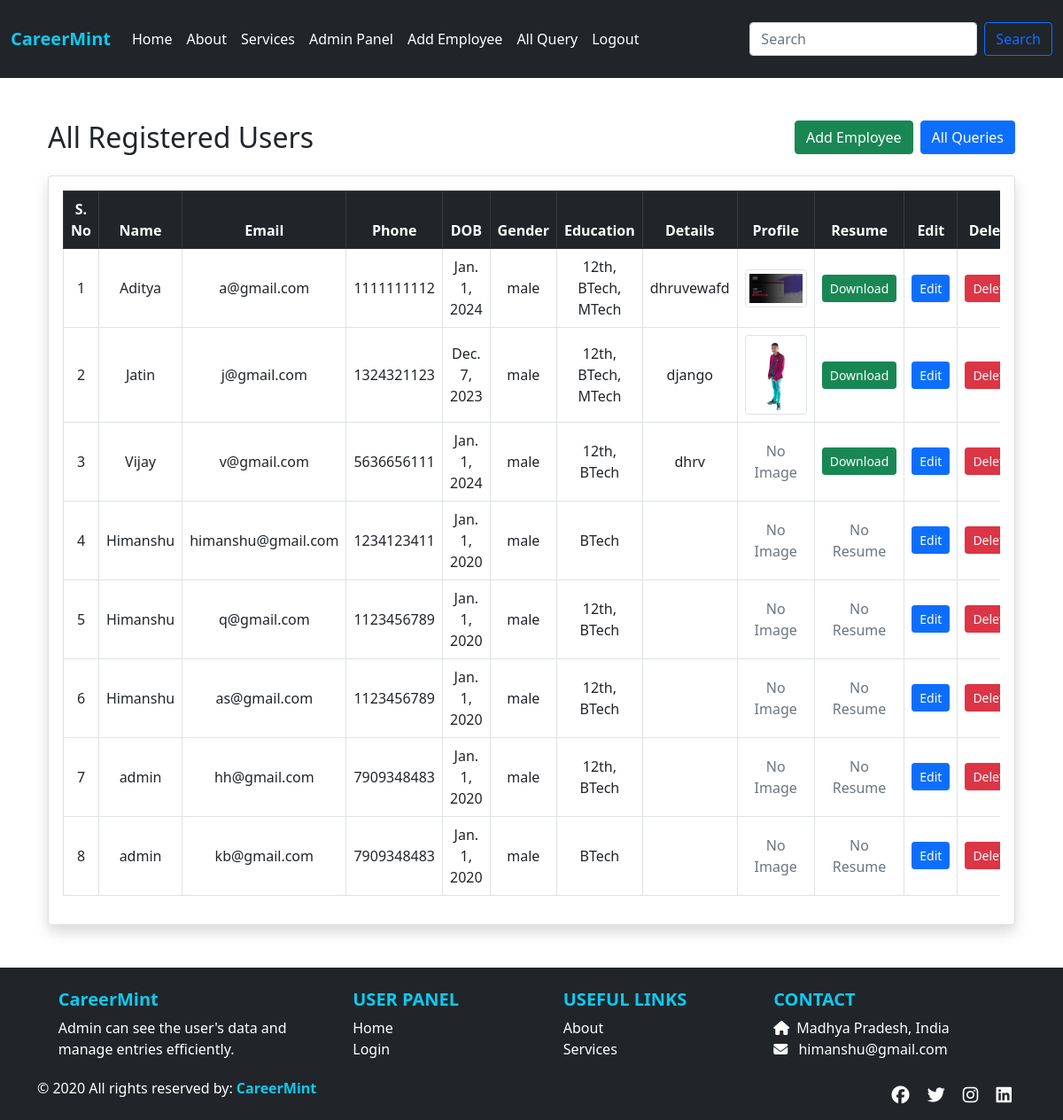
Page /admin_dashboard/ (signed in) on the earlier database version.
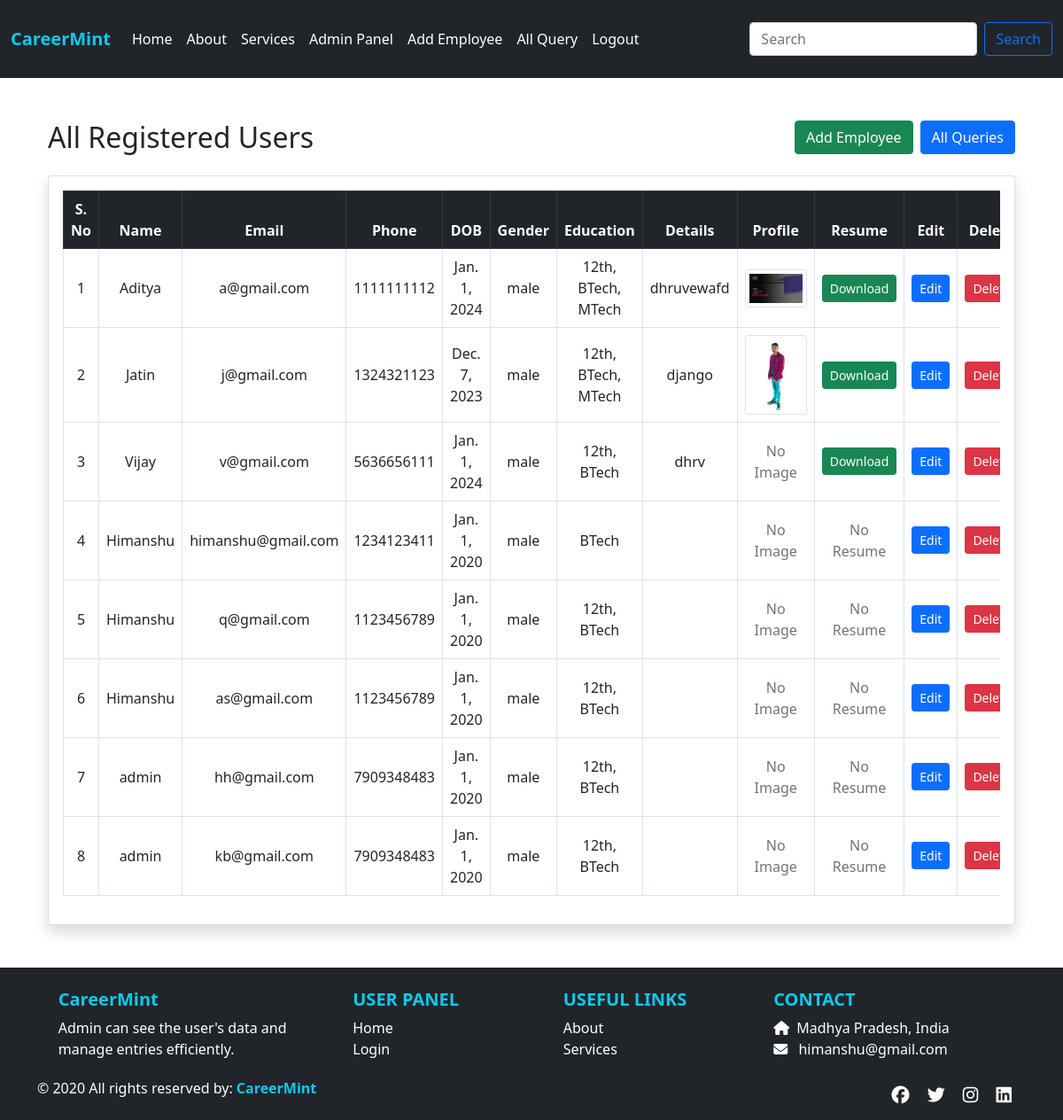
Same page on the later database version.
### app/models.py (models this page shows, shortened)
class Users(models.Model):
    stuname = models.CharField(max_length=50)
    stuemail = models.EmailField()
    studetail = models.CharField(max_length=300)
    stuphone = models.BigIntegerField()
    studob = models.DateField(null=True, blank=True)
    stuedu = models.CharField(max_length=50, null=True, blank=True)
    stugender = models.CharField(max_length=50, null=True, blank=True)
    stuimage = models.ImageField(upload_to='images/', blank=True, null=True)
    sturesume = models.FileField(upload_to='files/', blank=True, null=True)
    stupass = models.CharField(max_length=50)

### app/views.py (the view)
# urls.py: path('admin_dashboard/', views.admin_dashboard, name='admin_dashboard'),
def admin_dashboard(request):
    if request.session.get('user') != 'admin':
        return redirect('login')
    users = Users.objects.all()
    return render(request, 'admin_dashboard.html', { 'users': users})

### app/templates/admin_dashboard.html (shortened to what this page needs)
{% extends "base.html" %}
{% load static %}
{% block css %}
<link rel="stylesheet" href="{% static 'css/style.css' %}">
{% endblock %}
{% block content %}
<div class="container my-5">
  <div class="d-flex flex-wrap justify-content-between align-items-center gap-3 mb-4">
    <h2 class="mb-0">All Registered Users</h2>
    <div class="d-flex gap-2">
      <a href="{% url 'registration' %}" class="btn btn-success">Add Employee</a>
      <a href="{% url 'allquery' %}" class="btn btn-primary">All Queries</a>
    </div>
  </div>
  <div class="card shadow p-3">
    <div class="table-responsive">
      <table class="table table-bordered table-hover align-middle text-center">
        <thead class="table-dark">
          <tr>
            <th>S. No</th>
            <th>Name</th>
            <th>Email</th>
            <th>Phone</th>
            <th>DOB</th>
            <th>Gender</th>
            <th>Education</th>
            <th>Details</th>
            <th>Profile</th>
            <th>Resume</th>
            <th>Edit</th>
            <th>Delete</th>
          </tr>
        </thead>
        <tbody>
          {% for user in users %}
          <tr>
            <td>{{ forloop.counter }}</td>
            <td>{{ user.stuname }}</td>
            <td>{{ user.stuemail }}</td>
            <td>{{ user.stuphone }}</td>
            <td>{{ user.studob }}</td>
            <td>{{ user.stugender }}</td>
            <td>{{ user.stuedu }}</td>
            <td>{{ user.studetail }}</td>
            <td>
              {% if user.stuimage %}
              <img src="{{ user.stuimage.url }}" alt="Profile" class="img-thumbnail" style="max-width: 70px;">
              {% else %}
              <span class="text-muted">No Image</span>
              {% endif %}
            </td>
            <td>
              {% if user.sturesume %}
              <a href="{{ user.sturesume.url }}" class="btn btn-sm btn-success" target="_blank">Download</a>
              {% else %}
              <span class="text-muted">No Resume</span>
              {% endif %}
            </td>
            <td>
              <form method="get" action="{% url 'edituser' pk=user.id %}">
                <button type="submit" class="btn btn-primary btn-sm">Edit</button>
              </form>
            </td>
            <td>
              <a href="{% url 'deleteuser' pk=user.id %}" class="btn btn-danger btn-sm" onclick="return confirm('Are you sure you want to delete this user?');">Delete</a>
            </td>
          </tr>
          {% endfor %}
        </tbody>
      </table>
    </div>
  </div>
</div>
{% endblock %}

Differences in the rows shown:
changed Users "kb@gmail.com": stuedu "BTech" → "12th, BTech"
